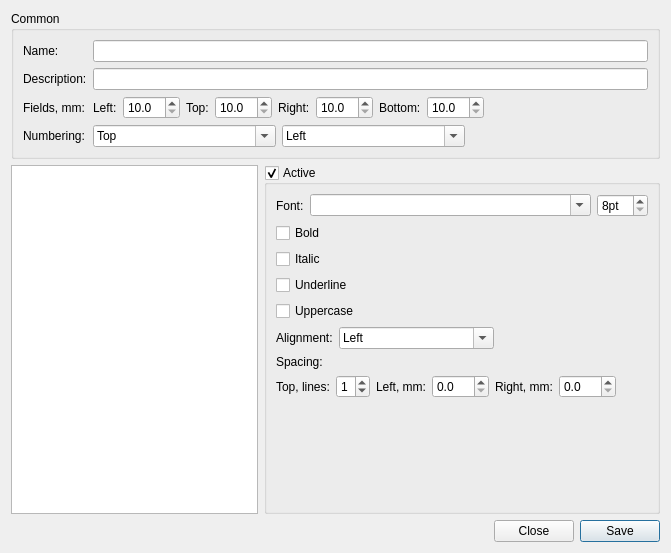
<?xml version="1.0" encoding="UTF-8"?>
<ui version="4.0">
 <class>StyleDialog</class>
 <widget class="QDialog" name="StyleDialog">
  <property name="geometry">
   <rect>
    <x>0</x>
    <y>0</y>
    <width>671</width>
    <height>553</height>
   </rect>
  </property>
  <property name="windowTitle">
   <string>Edit Scenario Style</string>
  </property>
  <layout class="QGridLayout" name="gridLayout_3">
   <item row="2" column="0" colspan="2">
    <layout class="QHBoxLayout" name="horizontalLayout">
     <item>
      <spacer name="horizontalSpacer">
       <property name="orientation">
        <enum>Qt::Horizontal</enum>
       </property>
       <property name="sizeHint" stdset="0">
        <size>
         <width>40</width>
         <height>20</height>
        </size>
       </property>
      </spacer>
     </item>
     <item>
      <widget class="QPushButton" name="close">
       <property name="text">
        <string>Close</string>
       </property>
      </widget>
     </item>
     <item>
      <widget class="QPushButton" name="save">
       <property name="text">
        <string>Save</string>
       </property>
       <property name="default">
        <bool>true</bool>
       </property>
      </widget>
     </item>
    </layout>
   </item>
   <item row="1" column="1">
    <widget class="QGroupBox" name="isActive">
     <property name="sizePolicy">
      <sizepolicy hsizetype="Expanding" vsizetype="Preferred">
       <horstretch>0</horstretch>
       <verstretch>0</verstretch>
      </sizepolicy>
     </property>
     <property name="title">
      <string>Active</string>
     </property>
     <property name="checkable">
      <bool>true</bool>
     </property>
     <layout class="QGridLayout" name="gridLayout">
      <item row="7" column="0" colspan="2">
       <layout class="QHBoxLayout" name="horizontalLayout_4">
        <item>
         <widget class="QLabel" name="label_5">
          <property name="text">
           <string>Top, lines:</string>
          </property>
         </widget>
        </item>
        <item>
         <widget class="QSpinBox" name="topSpace">
          <property name="maximum">
           <number>3</number>
          </property>
          <property name="value">
           <number>1</number>
          </property>
         </widget>
        </item>
        <item>
         <widget class="QLabel" name="label_6">
          <property name="text">
           <string>Left, mm:</string>
          </property>
         </widget>
        </item>
        <item>
         <widget class="QDoubleSpinBox" name="leftIndent">
          <property name="decimals">
           <number>1</number>
          </property>
          <property name="maximum">
           <double>100.000000000000000</double>
          </property>
         </widget>
        </item>
        <item>
         <widget class="QLabel" name="label_7">
          <property name="text">
           <string>Right, mm:</string>
          </property>
         </widget>
        </item>
        <item>
         <widget class="QDoubleSpinBox" name="rightIndent">
          <property name="decimals">
           <number>1</number>
          </property>
          <property name="maximum">
           <double>100.000000000000000</double>
          </property>
         </widget>
        </item>
        <item>
         <spacer name="horizontalSpacer_4">
          <property name="orientation">
           <enum>Qt::Horizontal</enum>
          </property>
          <property name="sizeHint" stdset="0">
           <size>
            <width>40</width>
            <height>20</height>
           </size>
          </property>
         </spacer>
        </item>
       </layout>
      </item>
      <item row="8" column="1">
       <spacer name="verticalSpacer">
        <property name="orientation">
         <enum>Qt::Vertical</enum>
        </property>
        <property name="sizeHint" stdset="0">
         <size>
          <width>20</width>
          <height>134</height>
         </size>
        </property>
       </spacer>
      </item>
      <item row="0" column="0" colspan="2">
       <layout class="QHBoxLayout" name="horizontalLayout_2">
        <item>
         <widget class="QLabel" name="label">
          <property name="text">
           <string>Font:</string>
          </property>
         </widget>
        </item>
        <item>
         <widget class="QComboBox" name="fontFamily">
          <property name="sizePolicy">
           <sizepolicy hsizetype="Expanding" vsizetype="Fixed">
            <horstretch>0</horstretch>
            <verstretch>0</verstretch>
           </sizepolicy>
          </property>
          <property name="editable">
           <bool>true</bool>
          </property>
         </widget>
        </item>
        <item>
         <widget class="QSpinBox" name="fontSize">
          <property name="suffix">
           <string>pt</string>
          </property>
          <property name="minimum">
           <number>8</number>
          </property>
          <property name="maximum">
           <number>36</number>
          </property>
         </widget>
        </item>
       </layout>
      </item>
      <item row="5" column="0" colspan="2">
       <layout class="QHBoxLayout" name="horizontalLayout_3">
        <item>
         <widget class="QLabel" name="label_2">
          <property name="text">
           <string>Alignment:</string>
          </property>
         </widget>
        </item>
        <item>
         <widget class="QComboBox" name="alignment">
          <property name="sizePolicy">
           <sizepolicy hsizetype="Expanding" vsizetype="Fixed">
            <horstretch>0</horstretch>
            <verstretch>0</verstretch>
           </sizepolicy>
          </property>
          <property name="editable">
           <bool>true</bool>
          </property>
          <item>
           <property name="text">
            <string>Left</string>
           </property>
          </item>
          <item>
           <property name="text">
            <string>Center</string>
           </property>
          </item>
          <item>
           <property name="text">
            <string>Right</string>
           </property>
          </item>
         </widget>
        </item>
        <item>
         <spacer name="horizontalSpacer_3">
          <property name="orientation">
           <enum>Qt::Horizontal</enum>
          </property>
          <property name="sizeHint" stdset="0">
           <size>
            <width>40</width>
            <height>20</height>
           </size>
          </property>
         </spacer>
        </item>
       </layout>
      </item>
      <item row="6" column="0" colspan="2">
       <widget class="QLabel" name="label_3">
        <property name="text">
         <string>Spacing:</string>
        </property>
       </widget>
      </item>
      <item row="3" column="0">
       <widget class="QCheckBox" name="underline">
        <property name="text">
         <string>Underline</string>
        </property>
       </widget>
      </item>
      <item row="2" column="0">
       <widget class="QCheckBox" name="italic">
        <property name="text">
         <string>Italic</string>
        </property>
       </widget>
      </item>
      <item row="1" column="0">
       <widget class="QCheckBox" name="bold">
        <property name="text">
         <string>Bold</string>
        </property>
       </widget>
      </item>
      <item row="4" column="0">
       <widget class="QCheckBox" name="uppercase">
        <property name="text">
         <string>Uppercase</string>
        </property>
       </widget>
      </item>
     </layout>
    </widget>
   </item>
   <item row="0" column="0" colspan="2">
    <widget class="QGroupBox" name="groupBox">
     <property name="title">
      <string>Common</string>
     </property>
     <layout class="QGridLayout" name="gridLayout_2">
      <item row="0" column="0">
       <widget class="QLabel" name="label_4">
        <property name="text">
         <string>Name:</string>
        </property>
       </widget>
      </item>
      <item row="0" column="1">
       <widget class="QLineEdit" name="name"/>
      </item>
      <item row="1" column="0">
       <widget class="QLabel" name="label_8">
        <property name="text">
         <string>Description:</string>
        </property>
       </widget>
      </item>
      <item row="1" column="1">
       <widget class="QLineEdit" name="description"/>
      </item>
      <item row="2" column="0">
       <widget class="QLabel" name="label_9">
        <property name="text">
         <string>Fields, mm:</string>
        </property>
       </widget>
      </item>
      <item row="2" column="1">
       <layout class="QHBoxLayout" name="horizontalLayout_6">
        <item>
         <widget class="QLabel" name="label_12">
          <property name="text">
           <string>Left:</string>
          </property>
         </widget>
        </item>
        <item>
         <widget class="QDoubleSpinBox" name="leftField">
          <property name="decimals">
           <number>1</number>
          </property>
          <property name="minimum">
           <double>10.000000000000000</double>
          </property>
          <property name="maximum">
           <double>100.000000000000000</double>
          </property>
         </widget>
        </item>
        <item>
         <widget class="QLabel" name="label_11">
          <property name="text">
           <string>Top:</string>
          </property>
         </widget>
        </item>
        <item>
         <widget class="QDoubleSpinBox" name="topField">
          <property name="decimals">
           <number>1</number>
          </property>
          <property name="minimum">
           <double>10.000000000000000</double>
          </property>
          <property name="maximum">
           <double>100.000000000000000</double>
          </property>
         </widget>
        </item>
        <item>
         <widget class="QLabel" name="label_10">
          <property name="text">
           <string>Right:</string>
          </property>
         </widget>
        </item>
        <item>
         <widget class="QDoubleSpinBox" name="rightField">
          <property name="decimals">
           <number>1</number>
          </property>
          <property name="minimum">
           <double>10.000000000000000</double>
          </property>
          <property name="maximum">
           <double>100.000000000000000</double>
          </property>
         </widget>
        </item>
        <item>
         <widget class="QLabel" name="label_13">
          <property name="text">
           <string>Bottom:</string>
          </property>
         </widget>
        </item>
        <item>
         <widget class="QDoubleSpinBox" name="bottomField">
          <property name="decimals">
           <number>1</number>
          </property>
          <property name="minimum">
           <double>10.000000000000000</double>
          </property>
          <property name="maximum">
           <double>100.000000000000000</double>
          </property>
         </widget>
        </item>
        <item>
         <spacer name="horizontalSpacer_5">
          <property name="orientation">
           <enum>Qt::Horizontal</enum>
          </property>
          <property name="sizeHint" stdset="0">
           <size>
            <width>40</width>
            <height>20</height>
           </size>
          </property>
         </spacer>
        </item>
       </layout>
      </item>
      <item row="3" column="0">
       <widget class="QLabel" name="label_14">
        <property name="text">
         <string>Numbering:</string>
        </property>
       </widget>
      </item>
      <item row="3" column="1">
       <layout class="QHBoxLayout" name="horizontalLayout_5">
        <item>
         <widget class="QComboBox" name="numberingVerticalAlignment">
          <property name="sizePolicy">
           <sizepolicy hsizetype="Expanding" vsizetype="Fixed">
            <horstretch>0</horstretch>
            <verstretch>0</verstretch>
           </sizepolicy>
          </property>
          <property name="editable">
           <bool>true</bool>
          </property>
          <item>
           <property name="text">
            <string>Top</string>
           </property>
          </item>
          <item>
           <property name="text">
            <string>Bottom</string>
           </property>
          </item>
         </widget>
        </item>
        <item>
         <widget class="QComboBox" name="numberingHorizontalAlignment">
          <property name="sizePolicy">
           <sizepolicy hsizetype="Expanding" vsizetype="Fixed">
            <horstretch>0</horstretch>
            <verstretch>0</verstretch>
           </sizepolicy>
          </property>
          <property name="editable">
           <bool>true</bool>
          </property>
          <item>
           <property name="text">
            <string>Left</string>
           </property>
          </item>
          <item>
           <property name="text">
            <string>Center</string>
           </property>
          </item>
          <item>
           <property name="text">
            <string>Right</string>
           </property>
          </item>
         </widget>
        </item>
        <item>
         <spacer name="horizontalSpacer_2">
          <property name="orientation">
           <enum>Qt::Horizontal</enum>
          </property>
          <property name="sizeHint" stdset="0">
           <size>
            <width>40</width>
            <height>20</height>
           </size>
          </property>
         </spacer>
        </item>
       </layout>
      </item>
     </layout>
    </widget>
   </item>
   <item row="1" column="0">
    <widget class="QListWidget" name="blockStyles">
     <property name="sizePolicy">
      <sizepolicy hsizetype="Preferred" vsizetype="Expanding">
       <horstretch>0</horstretch>
       <verstretch>0</verstretch>
      </sizepolicy>
     </property>
     <property name="styleSheet">
      <string notr="true">QListView::item {
    height: 24px;
}</string>
     </property>
     <property name="alternatingRowColors">
      <bool>true</bool>
     </property>
     <property name="verticalScrollMode">
      <enum>QAbstractItemView::ScrollPerPixel</enum>
     </property>
     <property name="resizeMode">
      <enum>QListView::Adjust</enum>
     </property>
    </widget>
   </item>
  </layout>
 </widget>
 <tabstops>
  <tabstop>name</tabstop>
  <tabstop>description</tabstop>
  <tabstop>leftField</tabstop>
  <tabstop>topField</tabstop>
  <tabstop>rightField</tabstop>
  <tabstop>bottomField</tabstop>
  <tabstop>numberingVerticalAlignment</tabstop>
  <tabstop>numberingHorizontalAlignment</tabstop>
  <tabstop>blockStyles</tabstop>
  <tabstop>isActive</tabstop>
  <tabstop>fontFamily</tabstop>
  <tabstop>fontSize</tabstop>
  <tabstop>bold</tabstop>
  <tabstop>italic</tabstop>
  <tabstop>underline</tabstop>
  <tabstop>uppercase</tabstop>
  <tabstop>alignment</tabstop>
  <tabstop>topSpace</tabstop>
  <tabstop>leftIndent</tabstop>
  <tabstop>rightIndent</tabstop>
  <tabstop>close</tabstop>
  <tabstop>save</tabstop>
 </tabstops>
 <resources/>
 <connections/>
</ui>
